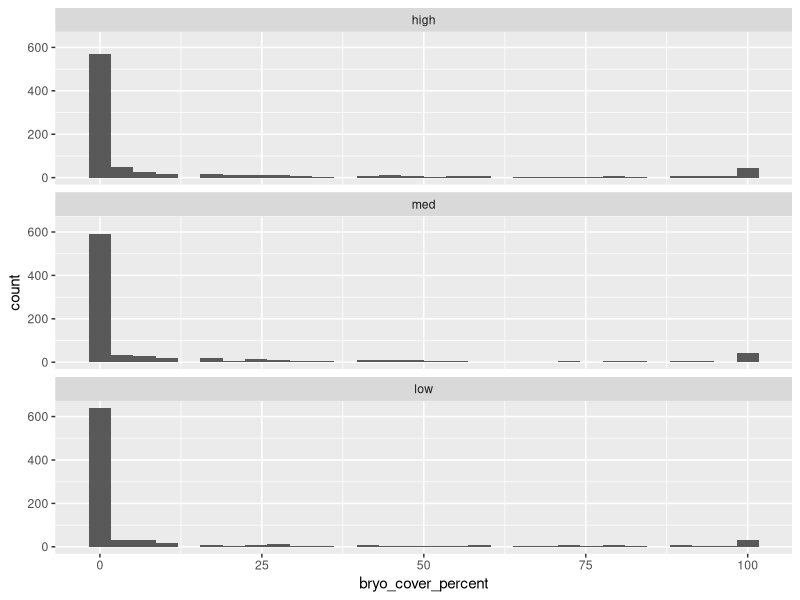
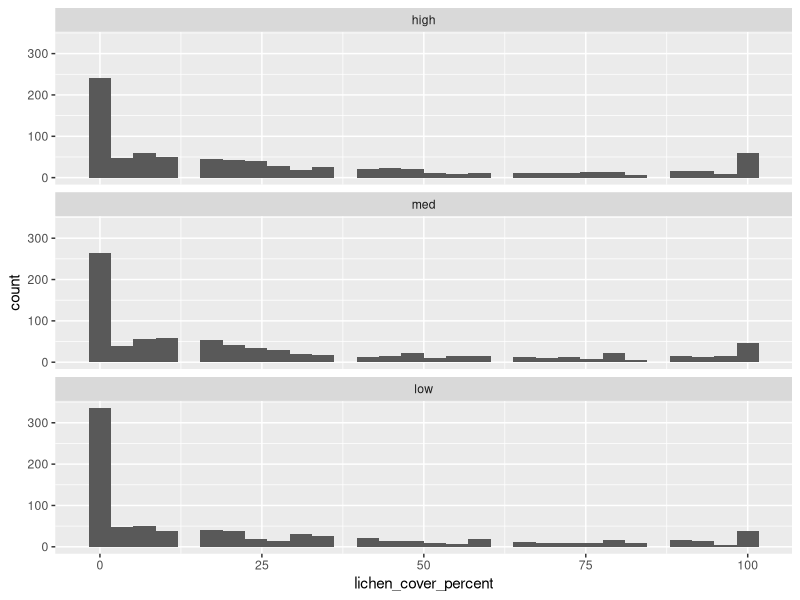
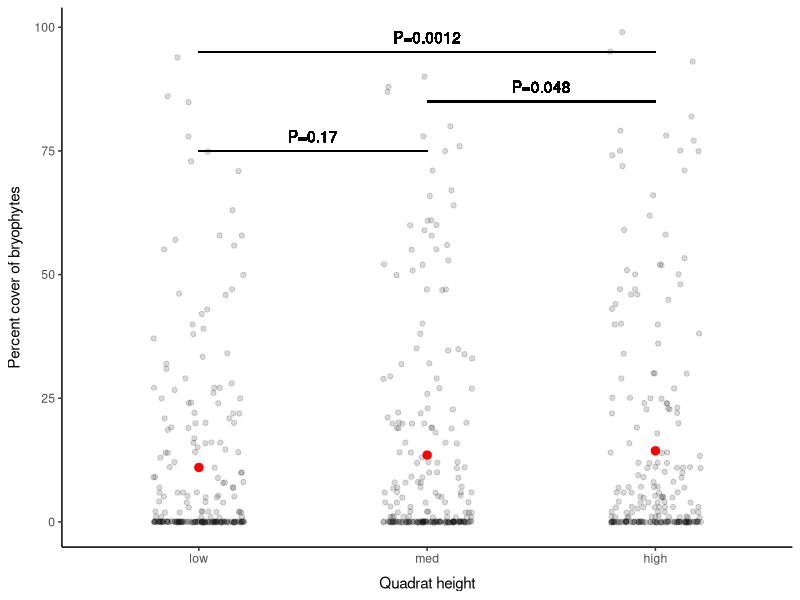
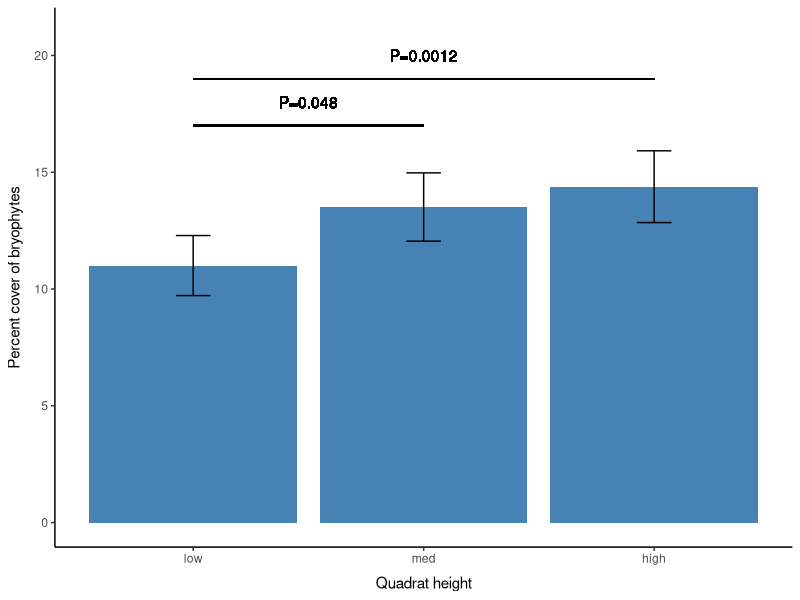
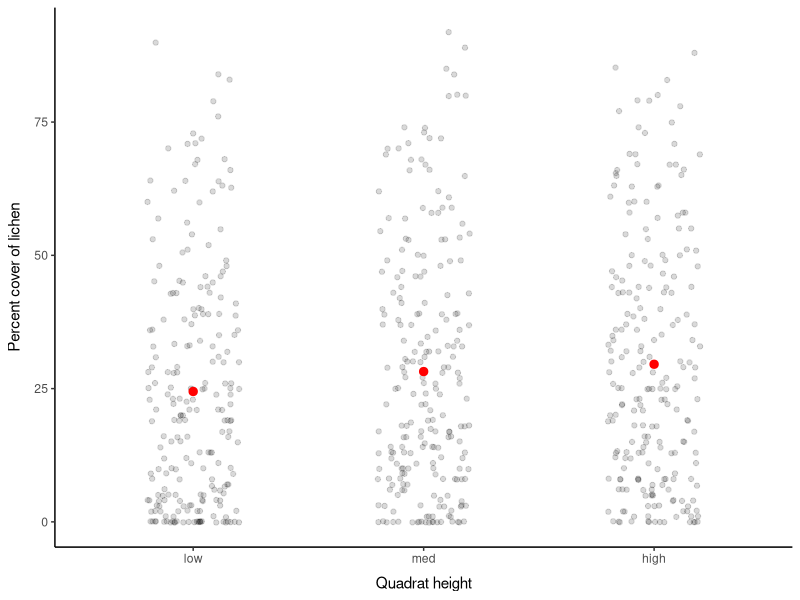
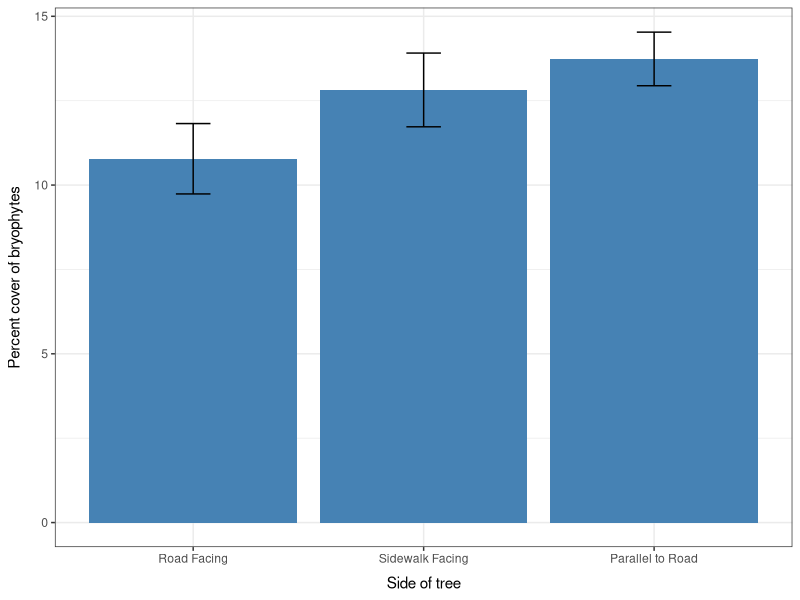
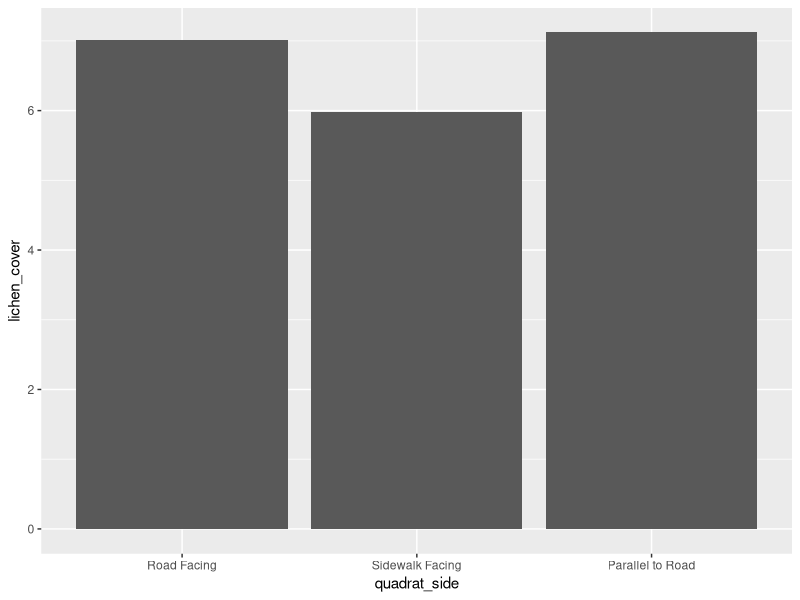
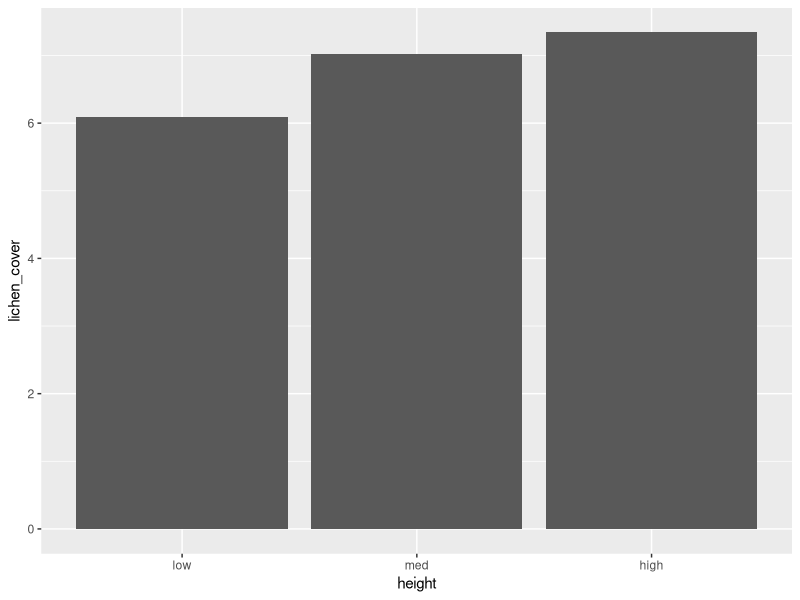

Write the R code that produced these figures, in order.
#setwd("/Users/sean/Desktop/Moss_analysis/ENVR400-Moss")
library(tidyverse)
library(lme4)

### This is a script to for variations in abundnance with height
data_raw <- read.csv("combined_cleaned_data.csv", stringsAsFactors = TRUE)
data_raw$height <- as.character(data_raw$height)
data_raw$height[data_raw$height == "hig"] <- "high"
data_raw$height <- as.factor(data_raw$height)
data_raw$quadrat_side <- ""

#for west roads
data_raw$quadrat_side[data_raw$road_side == "WR" & data_raw$aspect == "West"] <- "Road Facing"
data_raw$quadrat_side[data_raw$road_side == "WR" & data_raw$aspect == "East"] <- "Sidewalk Facing"
data_raw$quadrat_side[data_raw$road_side == "WR" & data_raw$aspect == "North"] <- "Parallel to Road"
data_raw$quadrat_side[data_raw$road_side == "WR" & data_raw$aspect == "South"] <- "Parallel to Road"

#for east roads
data_raw$quadrat_side[data_raw$road_side == "ER" & data_raw$aspect == "East"] <- "Road Facing"
data_raw$quadrat_side[data_raw$road_side == "ER" & data_raw$aspect == "West"] <- "Sidewalk Facing"
data_raw$quadrat_side[data_raw$road_side == "ER" & data_raw$aspect == "North"] <- "Parallel to Road"
data_raw$quadrat_side[data_raw$road_side == "ER" & data_raw$aspect == "South"] <- "Parallel to Road"

#for north roads
data_raw$quadrat_side[data_raw$road_side == "NR" & data_raw$aspect == "East"] <- "Parallel to Road"
data_raw$quadrat_side[data_raw$road_side == "NR" & data_raw$aspect == "West"] <- "Parallel to Road"
data_raw$quadrat_side[data_raw$road_side == "NR" & data_raw$aspect == "North"] <- "Road Facing"
data_raw$quadrat_side[data_raw$road_side == "NR" & data_raw$aspect == "South"] <- "Sidewalk Facing"

#for south roads
data_raw$quadrat_side[data_raw$road_side == "SR" & data_raw$aspect == "East"] <- "Parallel to Road"
data_raw$quadrat_side[data_raw$road_side == "SR" & data_raw$aspect == "West"] <- "Parallel to Road"
data_raw$quadrat_side[data_raw$road_side == "SR" & data_raw$aspect == "South"] <- "Road Facing"
data_raw$quadrat_side[data_raw$road_side == "SR" & data_raw$aspect == "North"] <- "Sidewalk Facing"

#add NAs. instead of missing values
data_raw$quadrat_side[data_raw$quadrat_side == ""] <- NA
# Code quadrat_side factors to be in different order
data_raw$quadrat_side <- factor(data_raw$quadrat_side, levels = c("Road Facing", "Sidewalk Facing", "Parallel to Road"))
data_raw$height <- factor(data_raw$height, levels = c("high", "med", "low"))

# add percent cover columns for graphing
data_raw$bryo_cover_percent <- 100*data_raw$bryo_cover/25
data_raw$lichen_cover_percent <- 100*data_raw$lichen_cover/25

##### Simple summary data
summary_data_height <- data_raw %>% 
  group_by(height) %>% 
  summarize(lichen_mean_cover = mean(lichen_cover_percent, na.rm = TRUE),
            moss_mean_cover = mean(bryo_cover_percent, na.rm = TRUE),
            lichen_median_cover = median(lichen_cover_percent, na.rm = TRUE),
            moss_median_cover = median(bryo_cover_percent, na.rm = TRUE),
            count = n())





##Test model on bryophytes
data_raw$tree_id <- as.factor(data_raw$tree_id)

#do a histogram
ggplot(data_raw, aes(x=bryo_cover_percent)) +
  geom_histogram() +
  facet_wrap(~height, ncol=1)

ggplot(data_raw, aes(x=lichen_cover_percent)) +
  geom_histogram() +
  facet_wrap(~height, ncol=1)


test_model_bryo <- glmer.nb(bryo_cover~quadrat_side+height+ (1|tree_id), data = data_raw)
summary(test_model_bryo)

#now change factor order so low is first, the re run same model
data_raw$height <- factor(data_raw$height, levels = c("low", "med", "high"))
test_model_bryo <- glmer.nb(bryo_cover~quadrat_side+height+ (1|tree_id), data = data_raw) 
summary(test_model_bryo)
test_model_lichen <- glmer.nb(lichen_cover_percent~quadrat_side+height+ (1|tree_id), data = data_raw) 
summary(test_model_lichen)

######Plots
# For the plots, I want to summarize by tree ID in advance
#First for height
#First bryo
## Jitter plot below
data_raw %>% 
  group_by(tree_id, height) %>% 
  summarize(mean_moss_percent = mean(bryo_cover_percent, na.rm = TRUE),
            mean_lichen_percent = mean(lichen_cover_percent, na.rm = TRUE),
            neighbourhood = first(neighbourhood)) %>% 
  ggplot(aes(x=height, y = mean_moss_percent)) +
  geom_jitter(width = 0.2, alpha = 0.15) +
  stat_summary(fun = "mean", geom = "point", colour = "red", size =2.5) +
  labs(x="Quadrat height",
       y = "Percent cover of bryophytes") +
  geom_segment(x=2,y=85,xend=3,yend=85) +
  geom_segment(x=1,y=95,xend=3,yend=95) +
  geom_segment(x=1, y=75, xend=2,yend=75) +
  geom_text(x=2,y=98,label="P=0.0012") + 
  geom_text(x=2.5,y=88,label="P=0.048") +
  geom_text(x=1.5,y=78, label = "P=0.17") +
  theme_classic() +
  theme(axis.text.x = element_text(margin = margin(t=2, b=5)),
        axis.text.y = element_text(margin = margin(l=5, r=2)))
## Bar plot below
data_raw %>% 
  group_by(tree_id, height) %>% 
  summarize(mean_moss_percent = mean(bryo_cover_percent, na.rm = TRUE),
            mean_lichen_percent = mean(lichen_cover_percent, na.rm = TRUE),
            neighbourhood = first(neighbourhood)) %>% 
  ggplot(aes(x=height, y = mean_moss_percent)) +
  stat_summary(fun = "mean", geom = "bar", fill = "steelblue") +
  stat_summary(fun.data = "mean_se", geom="errorbar", width = 0.15) +
  labs(x="Quadrat height",
       y = "Percent cover of bryophytes") +
  coord_cartesian(ylim = c(0, 21)) +
  geom_segment(x=1,y=17,xend=2,yend=17) +
  geom_segment(x=1,y=19,xend=3,yend=19) +
  geom_text(x=2,y=20,label="P=0.0012") +
  geom_text(x=1.5,y=18,label="P=0.048") +
  theme_classic() +
  theme(axis.text.x = element_text(margin = margin(t=2, b=5)),
        axis.text.y = element_text(margin = margin(l=5, r=2)))

#Now lichen
## Jitter plot below
data_raw %>% 
  group_by(tree_id, height) %>% 
  summarize(mean_moss_percent = mean(bryo_cover_percent, na.rm = TRUE),
            mean_lichen_percent = mean(lichen_cover_percent, na.rm = TRUE),
            neighbourhood = first(neighbourhood)) %>% 
  ggplot(aes(x=height, y = mean_lichen_percent)) +
  geom_jitter(width = 0.2, alpha = 0.15) +
  stat_summary(fun = "mean", geom = "point", colour = "red", size =2.5) +
  labs(x="Quadrat height",
       y = "Percent cover of lichen") +
  theme_classic() +
  theme(axis.text.x = element_text(margin = margin(t=2, b=5)),
        axis.text.y = element_text(margin = margin(l=5, r=2)))

#now road side
ggplot(filter(data_raw, quadrat_side != is.na(quadrat_side)), aes(x=quadrat_side, y = bryo_cover_percent)) +
  stat_summary(fun = "mean", geom = "bar", fill = "steelblue") +
  stat_summary(fun.data = "mean_se", geom="errorbar", width = 0.15) +
  labs(x="Side of tree",
       y = "Percent cover of bryophytes") +
  theme_bw() +
  theme(axis.text.x = element_text(margin = margin(t=2, b=5)),
        axis.text.y = element_text(margin = margin(l=5, r=2)))

#Plots for lichen
ggplot(filter(data_raw, quadrat_side != is.na(quadrat_side)), aes(x=quadrat_side, y = lichen_cover)) +
  stat_summary(fun = "mean", geom = "bar")

ggplot(data_raw, aes(x=height, y = lichen_cover)) +
  stat_summary(fun = "mean", geom = "bar")

summary(glmer.nb(lichen_cover~height + (1|tree_id), data = data_raw))
